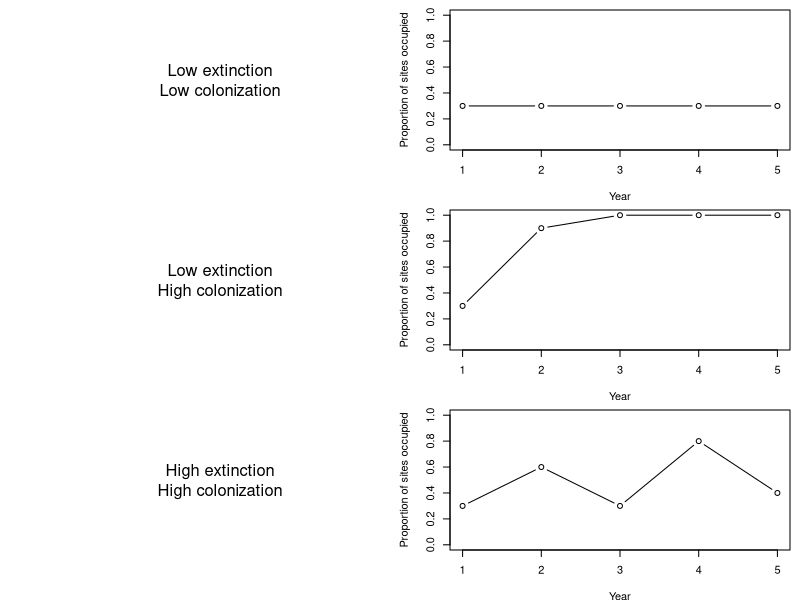
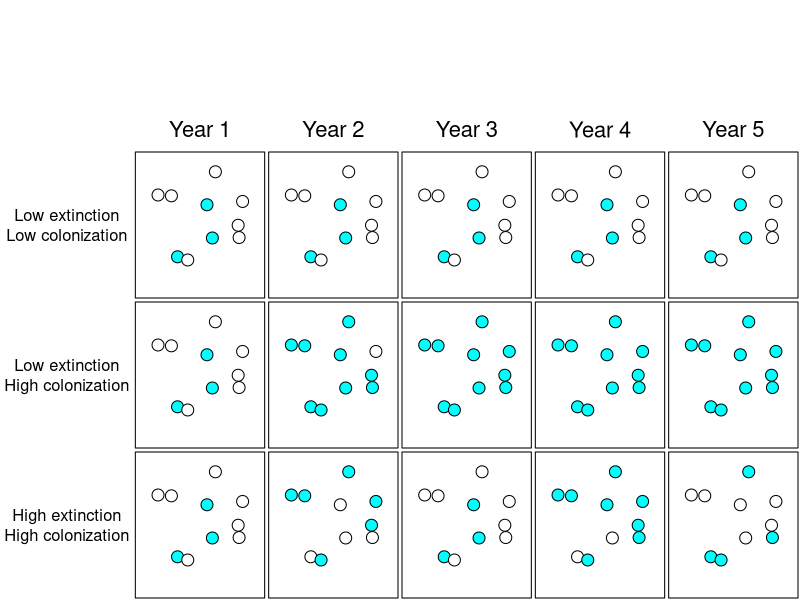

The R script that drew these images, in order:
## ----eval=FALSE,include=FALSE-------------------------------------------------
## source("../../rnw2pdf.R")
## rnw2pdf("lecture-metapop")
## rnw2pdf("lecture-metapop",tangle=TRUE)


## ----metapop1,include=FALSE,echo=FALSE,results='hide'-------------------------
set.seed(1)#(388730)
N <- 10
T <- 5
X <- cbind(runif(N, 1, 9), runif(N, 1, 9))
psi <- 0.4
z1 <- z2 <- z3 <- matrix(0L, N, T)
z1[,1] <- z2[,1] <- z3[,1] <- rbinom(N, 1, psi)
for(t in 2:T) {
    z1[,t] <- z1[,t-1]
    z2[,t] <- rbinom(N, 1, z2[,t-1]*1 + (1-z2[,t-1])*0.8)
    z3[,t] <- rbinom(N, 1, z3[,t-1]*.2 + (1-z3[,t-1])*0.8)
}
if(!dir.exists("figs")) dir.create("figs")
if(!dir.exists("figs/ex1")) dir.create("figs/ex1")
pdf("figs/ex1/ex1-1.pdf", width=8, height=6)
par(mai=c(0.02,0.02,0.02,0.02), mfrow=c(4, 6))
plot(0, 0, type="n", ann=FALSE, axes=FALSE)
plot(0, 0, type="n", ann=FALSE, axes=FALSE)
text(0, -0.8, "Year 1", cex=2)
plot(0, 0, type="n", ann=FALSE, axes=FALSE)
text(0, -0.8, "Year 2", cex=2)
plot(0, 0, type="n", ann=FALSE, axes=FALSE)
text(0, -0.8, "Year 3", cex=2)
plot(0, 0, type="n", ann=FALSE, axes=FALSE)
text(0, -0.8, "Year 4", cex=2)
plot(0, 0, type="n", ann=FALSE, axes=FALSE)
text(0, -0.8, "Year 5", cex=2)
plot(0, 0, type="n", ann=FALSE, axes=FALSE)
text(0, 0, "Low extinction\nLow colonization", cex=1.5)
symbols(X, circles=rep(0.5,nrow(X)), bg=ifelse(z1[,1]==TRUE, "cyan", "white"),
        xlim=c(0, 10), ylim=c(0, 10), inches=FALSE, xaxt="n", yaxt="n", ann=FALSE)
symbols(X, circles=rep(0.5,nrow(X)), bg=ifelse(z1[,1]==TRUE, "cyan", "white"),
        xlim=c(0, 10), ylim=c(0, 10), inches=FALSE, xaxt="n", yaxt="n", ann=FALSE)
symbols(X, circles=rep(0.5,nrow(X)), bg=ifelse(z1[,1]==TRUE, "cyan", "white"),
        xlim=c(0, 10), ylim=c(0, 10), inches=FALSE, xaxt="n", yaxt="n", ann=FALSE)
symbols(X, circles=rep(0.5,nrow(X)), bg=ifelse(z1[,1]==TRUE, "cyan", "white"),
        xlim=c(0, 10), ylim=c(0, 10), inches=FALSE, xaxt="n", yaxt="n", ann=FALSE)
symbols(X, circles=rep(0.5,nrow(X)), bg=ifelse(z1[,1]==TRUE, "cyan", "white"),
        xlim=c(0, 10), ylim=c(0, 10), inches=FALSE, xaxt="n", yaxt="n", ann=FALSE)
plot(0, 0, type="n", ann=FALSE, axes=FALSE)
text(0, 0, "Low extinction\nHigh colonization", cex=1.5)
symbols(X, circles=rep(0.5,nrow(X)), bg=ifelse(z2[,1]==TRUE, "cyan", "white"),
        xlim=c(0, 10), ylim=c(0, 10), inches=FALSE, xaxt="n", yaxt="n", ann=FALSE)
symbols(X, circles=rep(0.5,nrow(X)), bg=ifelse(z2[,2]==TRUE, "cyan", "white"),
        xlim=c(0, 10), ylim=c(0, 10), inches=FALSE, xaxt="n", yaxt="n", ann=FALSE)
symbols(X, circles=rep(0.5,nrow(X)), bg=ifelse(z2[,3]==TRUE, "cyan", "white"),
        xlim=c(0, 10), ylim=c(0, 10), inches=FALSE, xaxt="n", yaxt="n", ann=FALSE)
symbols(X, circles=rep(0.5,nrow(X)), bg=ifelse(z2[,4]==TRUE, "cyan", "white"),
        xlim=c(0, 10), ylim=c(0, 10), inches=FALSE, xaxt="n", yaxt="n", ann=FALSE)
symbols(X, circles=rep(0.5,nrow(X)), bg=ifelse(z2[,5]==TRUE, "cyan", "white"),
        xlim=c(0, 10), ylim=c(0, 10), inches=FALSE, xaxt="n", yaxt="n", ann=FALSE)
plot(0, 0, type="n", ann=FALSE, axes=FALSE)
text(0, 0, "High extinction\nHigh colonization", cex=1.5)
symbols(X, circles=rep(0.5,nrow(X)), bg=ifelse(z3[,1]==TRUE, "cyan", "white"),
        xlim=c(0, 10), ylim=c(0, 10), inches=FALSE, xaxt="n", yaxt="n", ann=FALSE)
symbols(X, circles=rep(0.5,nrow(X)), bg=ifelse(z3[,2]==TRUE, "cyan", "white"),
        xlim=c(0, 10), ylim=c(0, 10), inches=FALSE, xaxt="n", yaxt="n", ann=FALSE)
symbols(X, circles=rep(0.5,nrow(X)), bg=ifelse(z3[,3]==TRUE, "cyan", "white"),
        xlim=c(0, 10), ylim=c(0, 10), inches=FALSE, xaxt="n", yaxt="n", ann=FALSE)
symbols(X, circles=rep(0.5,nrow(X)), bg=ifelse(z3[,4]==TRUE, "cyan", "white"),
        xlim=c(0, 10), ylim=c(0, 10), inches=FALSE, xaxt="n", yaxt="n", ann=FALSE)
symbols(X, circles=rep(0.5,nrow(X)), bg=ifelse(z3[,5]==TRUE, "cyan", "white"),
        xlim=c(0, 10), ylim=c(0, 10), inches=FALSE, xaxt="n", yaxt="n", ann=FALSE)
dev.off()


## ----ex2,include=TRUE,echo=FALSE,results='hide',fig.height=5.5,fig.align='left'----
par(mfrow=c(3,2), mai=c(0.5,0.5,0.1,0.1))
plot(0, 0, type="n", ann=FALSE, axes=FALSE,)
text(0, 0, "Low extinction\nLow colonization", cex=1.5)
plot(1:5, colSums(z1)/N, type="b", xlab="Year",
     ylab="Proportion of sites occupied", ylim=0:1)
plot(0, 0, type="n", ann=FALSE, axes=FALSE)
text(0, 0, "Low extinction\nHigh colonization", cex=1.5)
plot(1:5, colSums(z2)/N, type="b", xlab="Year",
     ylab="Proportion of sites occupied", ylim=0:1)
plot(0, 0, type="n", ann=FALSE, axes=FALSE)
text(0, 0, "High extinction\nHigh colonization", cex=1.5)
plot(1:5, colSums(z3)/N, type="b", xlab="Year",
     ylab="Proportion of sites occupied", ylim=0:1)

